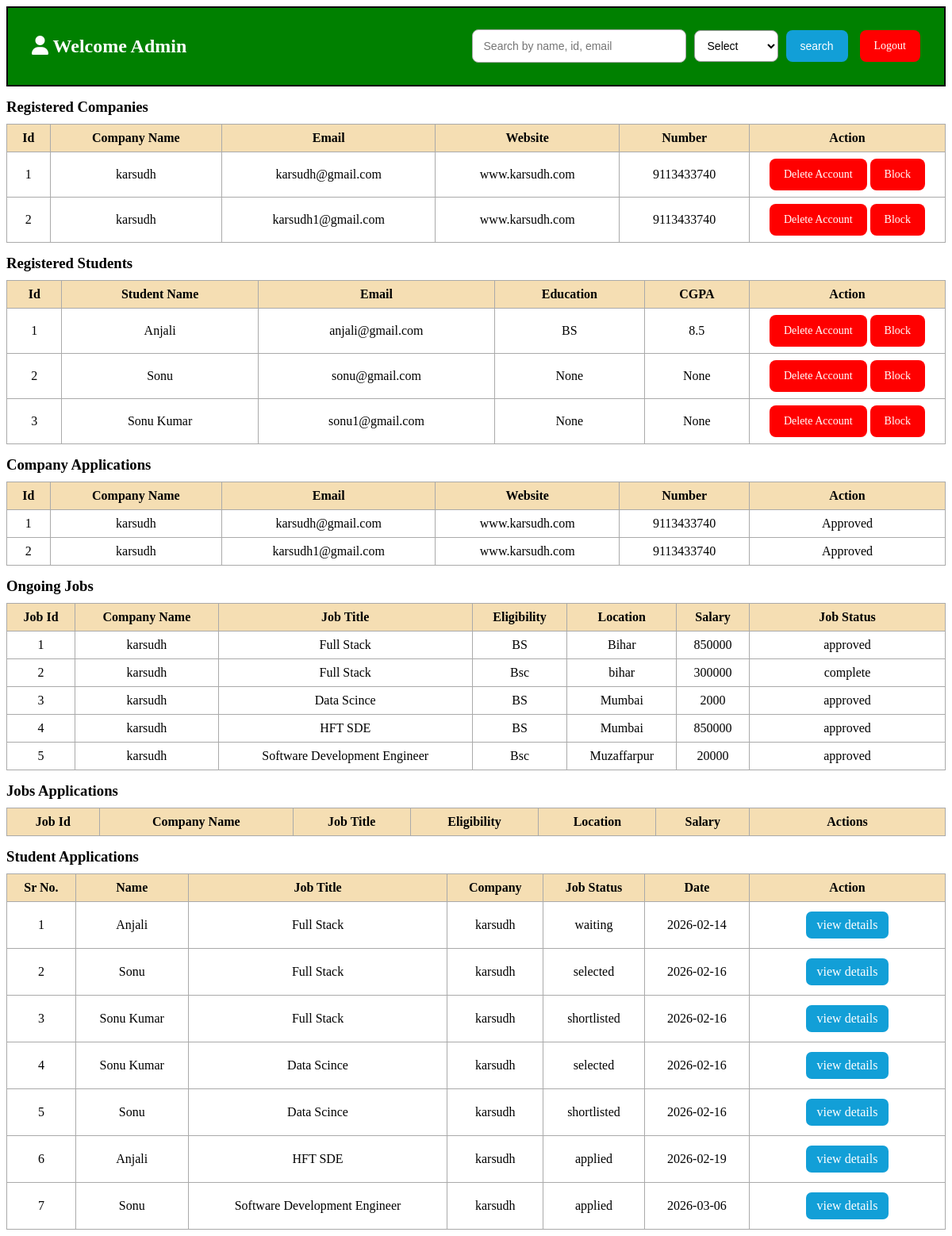
The page /admin_dash on the database its author committed.
### application/models.py (models this page shows)
class User(db.Model):
    __tablename__ = "user"
    id = db.Column(db.Integer, primary_key=True)
    full_name = db.Column(db.String(30), nullable=False)
    email = db.Column(db.String(50), unique=True, nullable=False)
    password = db.Column(db.String(50), nullable=False)
    education = db.Column(db.String(50))
    cgpa = db.Column(db.String(50))
    address = db.Column(db.String(50))
    linkdin = db.Column(db.String(100))
    github = db.Column(db.String(100))
    hobby = db.Column(db.String(100))
    type = db.Column(db.String(20), default="student", nullable=False)
    status = db.Column(db.String(20), default="active", nullable=False)
    applications = db.relationship("Application",backref="user",cascade="all, delete")

class Company(db.Model):
    __tablename__ = "company"
    id = db.Column(db.Integer, primary_key=True)
    name = db.Column(db.String(50), nullable=False)
    email = db.Column(db.String(50), unique=True, nullable=False)
    password = db.Column(db.String(50), nullable=False)
    company_no = db.Column(db.Integer,nullable=False)
    website = db.Column(db.String(100),nullable=False)
    approval_status = db.Column(db.String(20), default="pending", nullable=False)
    status = db.Column(db.String(20), default="active", nullable=False)
    jobs = db.relationship("Jobs", backref="company",cascade="all, delete")

class Jobs(db.Model):
    __tablename__ = "jobs"
    id = db.Column(db.Integer, primary_key=True)
    company_id = db.Column(db.Integer, db.ForeignKey("company.id"), nullable=False)
    job_title = db.Column(db.String(50), nullable=False)
    job_description = db.Column(db.String(200) ,nullable=False)
    eligibility = db.Column(db.String(100) ,nullable=False)
    salary = db.Column(db.Integer ,nullable=False)
    location = db.Column(db.String(100),nullable=False)
    job_deadline = db.Column(db.Date)
    job_status = db.Column(db.String(20), default="pending", nullable=False)
    applications = db.relationship("Application", backref="jobs",cascade="all, delete")

class Application(db.Model):
    __tablename__ = "application"
    id = db.Column(db.Integer, primary_key=True)
    student_id = db.Column(db.Integer,db.ForeignKey("user.id", ondelete="CASCADE"),nullable=False)
    job_id = db.Column(db.Integer,db.ForeignKey("jobs.id", ondelete="CASCADE"),nullable=False)
    status = db.Column(db.String(20), default="applied", nullable=False)
    applied_date = db.Column(db.Date, default=date.today)

### application/controllers.py (the view)
@app.route("/admin_dash",methods=["GET","POST"])
def admin_dash():
    this_user=User.query.filter_by(type="admin").first()
    approve_company = Company.query.filter((Company.approval_status == "approved") | (Company.approval_status == "blocked")).all()
    reg_student=User.query.filter_by(type="student").all()
    req_company=Company.query.filter((Company.approval_status == "pending") | (Company.approval_status == "approved") |(Company.approval_status == "rejected")).all()
    req_jobs=Jobs.query.filter_by(job_status="pending").all()
    ongoing_jobs=Jobs.query.all()
    std_application = Application.query.all()
    return render_template("admin_dash.html",this_user=this_user,approve_company=approve_company,
                           reg_student=reg_student,req_company=req_company,req_jobs=req_jobs,
                           std_application=std_application,ongoing_jobs=ongoing_jobs)

### templates/admin_dash.html (shortened to what this page needs)
<!DOCTYPE html>
<html lang="en">
<head>
    <link rel="stylesheet" href="https://cdnjs.cloudflare.com/ajax/libs/font-awesome/6.5.0/css/all.min.css">
    <link rel="stylesheet" href="/static/admin.css">
</head>
<body>
    <div class="top-bar">
    <h2> <i class="fa-solid fa-user"></i> Welcome {{ this_user.full_name }}</h2>
    <div class="search-box">
            <form action="/admin_search/{{this_user.id}}" method="GET" style="display:flex; gap:10px;">
                <input type="text" name="search" placeholder="Search by name, id, email" required>
                <select name="key">
                    <option >Select</option>
                </select>
                <input type="submit" value="search" class="btn btn-blue">
            </form>
            <a href="/login" class="btn-red">Logout</a>
        </div>
    </div>
    <h3>Registered Companies</h3>
    <table>
        <tr>
            <th>Id</th>
            <th>Company Name</th>
            <th> Email </th>
            <th> Website </th>
            <th> Number </th>
            <th>Action</th>
        </tr>
        {% for i in approve_company %}
        <tr>
            <td>{{ loop.index }}</td>
            <td>{{ i.name}}</td>
            <td>{{ i.email}}</td>
            <td>{{ i.website}}</td>
            <td>{{ i.company_no}}</td>
            <td>
                <a href="/delete_comp/{{i.id}}" class="btn btn-red">Delete Account</a>
            {% if i.approval_status=="approved" %}
            <a href="/block/{{i.id}}" class="btn btn-red">Block</a>
            {% elif i.approval_status=="blocked" %}
            <a href="/unblock/{{i.id}}" class="btn btn-green">Unblock</a>
            {% endif %}
            </td>
        </tr>
        {% endfor %}
    </table>
    <h3>Registered Students</h3>
    <table>
        <tr>
            <th>Id</th>
            <th>Student Name</th>
            <th> Email</th>
            <th> Education </th>
            <th> CGPA</th>
            <th>Action</th>
        </tr>
        {% for i in reg_student %}
        <tr>
            <td>{{ loop.index}}</td>
            <td>{{ i.full_name }}</td>
            <td>{{ i.email }}</td>
            <td>{{ i.education }}</td>
            <td>{{ i.cgpa }}</td>
            <td>
                <a href="/delete_std/{{i.id}}" class="btn btn-red">Delete Account</a>
            {% if i.status=="active" %}
            <a href="/std_block/{{i.id}}" class="btn btn-red">Block</a>
            {% elif i.status=="blocked" %}
            <a href="/std_unblock/{{i.id}}" class="btn btn-green">Unblock</a>
            {% endif %}
            </td>
        </tr>
        {% endfor %}
    </table>
    <h3>Company Applications</h3>
    <table>
        <tr>
            <th>Id</th>
            <th>Company Name</th>
            <th> Email </th>
            <th> Website </th>
            <th> Number </th>
            <th>Action</th>
        </tr>
        {% for i in req_company %}
        <tr>
            <td>{{ loop.index }}</td>
            <td>{{ i.name }}</td>
            <td>{{ i.email }}</td>
            <td>{{ i.website }}</td>
            <td>{{ i.company_no }}</td>
            <td>
            {% if i.approval_status=="pending" %}
                <a href="/approve/{{i.id}}" class="btn btn-green">Approve</a>
                <a href="/reject/{{i.id}}" class="btn btn-red">Reject</a>
            {% elif i.approval_status=="rejected" %}
                Rejected
            {% else %}
                Approved
            {% endif %}
            </td>
        </tr>
        {% endfor %}
    </table>
    <h3> Ongoing Jobs </h3>
    <table>
        <tr>
            <th>Job Id </th>
            <th>Company Name</th>
            <th> Job Title </th>
            <th> Eligibility </th>
            <th> Location </th>
            <th> Salary </th>
            <th> Job Status </th>
        </tr>
        {%  for i in ongoing_jobs %}
        <tr>
            <td>{{ loop.index }}</td>
            <td>{{ i.company.name }}</td>
            <td>{{ i.job_title }}</td>
            <td>{{ i.eligibility }}</td>
            <td>{{ i.location }}</td>
            <td>{{ i.salary}}</td>
            <td>{{ i.job_status}}</td>
        </tr>
        {% endfor %}
    </table>
    <h3> Jobs Applications</h3>
    <table>
        <tr>
            <th>Job Id </th>
            <th>Company Name</th>
            <th> Job Title </th>
            <th> Eligibility </th>
            <th> Location </th>
            <th> Salary </th>
            <th> Actions </th>
        </tr>
    </table>
    <h3>Student Applications</h3>
    <table>
        <tr>
            <th>Sr No.</th>
            <th>Name</th>
            <th>Job Title</th>
            <th>Company</th>
            <th>Job Status</th>
            <th>Date</th>
            <th>Action</th>
        </tr>
        {%  for i in std_application %}
        <tr>
            <td>{{ loop.index }}</td>
            <td>{{ i.user.full_name }}</td>
            <td>{{ i.jobs.job_title }}</td>
            <td>{{ i.jobs.company.name }}</td>
            <td>{{ i.status }}</td>
            <td>{{ i.applied_date }}</td>
            <td><a href="/view_std_app/{{i.user.id}}/{{i.jobs.id}}" class="btn btn-blue">view details</a></td>
        </tr>
        {% endfor %}
    </table>
</body>
</html>

### static/admin.css (style rules this page uses)
body { background: white; }
.top-bar { background: green; color: white; padding: 15px 30px; display: flex; justify-content: space-between; align-items: center; border: 2px solid black; }
.search-box { display: flex; align-items: center; gap: 15px; }
.search-box form { display: flex; align-items: center; gap: 10px; }
.search-box select, .search-box input[type="text"], .search-box input[type="submit"], .btn-red { height: 40px; border-radius: 8px; font-size: 14px; }
.search-box select { padding: 0 12px; border: 1px solid #999; background: white; }
.search-box input[type="text"] { padding: 0 14px; width: 240px; border: 1px solid #aaa; transition: 0.3s ease; }
.search-box input[type="submit"] { padding: 0 18px; border: none; cursor: pointer; }
h3 { margin: 15px 0 5px; }
table { width: 100%; border-collapse: collapse; margin-top: 10px; }
th, td { border: 1px solid #aaa; padding: 8px; text-align: center; }
th { background: wheat; }
th:last-child, td:last-child { width: 230px; white-space: nowrap; }
.btn-red { background-color: red; color: white; padding: 0 18px; height: 40px; border-radius: 8px; text-decoration: none; font-weight: 500; display: inline-flex; align-items: center; justify-content: center; }
.btn-blue { background-color: rgb(18, 159, 215); color: white; padding: 8px 14px; border-radius: 7px; text-decoration: none; font-weight: 500; display: inline-block; margin: 4px 0; }

### rows shown on the page
User: full_name "Admin"
Company: name "karsudh", email "karsudh@gmail.com", website "www.karsudh.com", company_no "9113433740", approval_status "Approved"
Company: name "karsudh", email "karsudh1@gmail.com", website "www.karsudh.com", company_no "9113433740", approval_status "Approved"
User: full_name "Anjali", email "anjali@gmail.com", education "BS", cgpa "8.5"
User: full_name "Sonu", email "sonu@gmail.com", education "None", cgpa "None"
User: full_name "Sonu Kumar", email "sonu1@gmail.com", education "None", cgpa "None"
Jobs: company.name "karsudh", job_title "Full Stack", eligibility "BS", location "Bihar", salary "850000", job_status "approved"
Jobs: company.name "karsudh", job_title "Full Stack", eligibility "Bsc", location "bihar", salary "300000", job_status "complete"
Jobs: company.name "karsudh", job_title "Data Scince", eligibility "BS", location "Mumbai", salary "2000", job_status "approved"
Jobs: company.name "karsudh", job_title "HFT SDE", eligibility "BS", location "Mumbai", salary "850000", job_status "approved"
Jobs: company.name "karsudh", job_title "Software Development Engineer", eligibility "Bsc", location "Muzaffarpur", salary "20000", job_status "approved"
Application: user.full_name "Anjali", jobs.job_title "Full Stack", jobs.company.name "karsudh", status "waiting", applied_date "2026-02-14"
Application: user.full_name "Sonu", jobs.job_title "Full Stack", jobs.company.name "karsudh", status "selected", applied_date "2026-02-16"
Application: user.full_name "Sonu Kumar", jobs.job_title "Full Stack", jobs.company.name "karsudh", status "shortlisted", applied_date "2026-02-16"
Application: user.full_name "Sonu Kumar", jobs.job_title "Data Scince", jobs.company.name "karsudh", status "selected", applied_date "2026-02-16"
Application: user.full_name "Sonu", jobs.job_title "Data Scince", jobs.company.name "karsudh", status "shortlisted", applied_date "2026-02-16"
Application: user.full_name "Anjali", jobs.job_title "HFT SDE", jobs.company.name "karsudh", status "applied", applied_date "2026-02-19"
Application: user.full_name "Sonu", jobs.job_title "Software Development Engineer", jobs.company.name "karsudh", status "applied", applied_date "2026-03-06"
